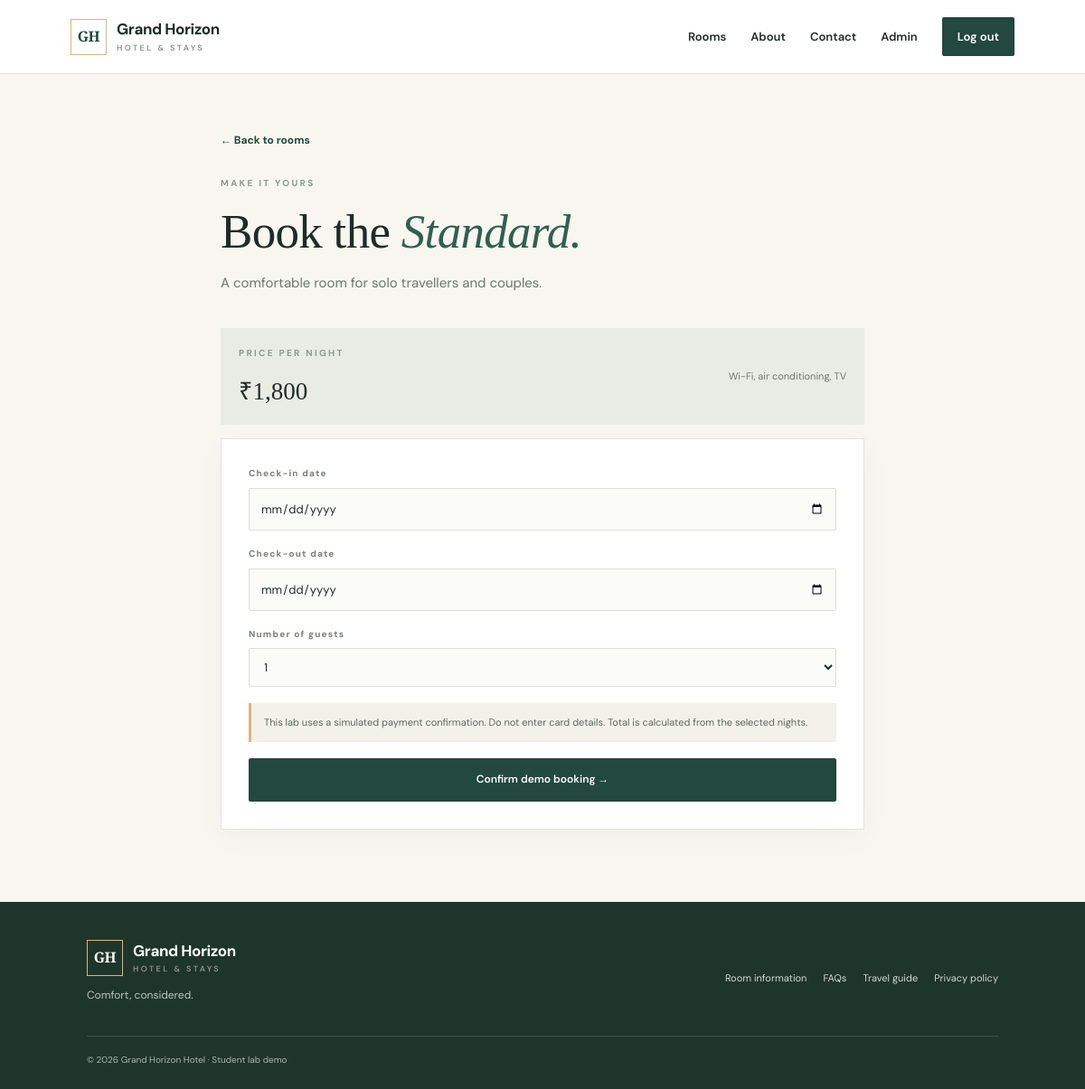
The app's page /book/1 (signed in) with its own data.
### tables this page shows
CREATE TABLE rooms (
            id INTEGER PRIMARY KEY AUTOINCREMENT,
            name TEXT NOT NULL UNIQUE,
            description TEXT NOT NULL,
            price REAL NOT NULL CHECK(price >= 0),
            quantity INTEGER NOT NULL CHECK(quantity >= 0),
            amenities TEXT NOT NULL
        );

### app.py (the view, shortened to what this page needs)
@app.route("/book/<int:room_id>", methods=["GET", "POST"])
@login_required
def book(room_id):
    with db() as con:
        room = con.execute("SELECT * FROM rooms WHERE id=?", (room_id,)).fetchone()
    if not room:
        abort(404)
    return render_template("booking.html", room=room, checkin=request.args.get("checkin", ""),
                           checkout=request.args.get("checkout", ""), guests=request.args.get("guests", "1"))

### app.py (called while the page is built)
def db():
    conn = sqlite3.connect(DB_PATH)
    conn.row_factory = sqlite3.Row
    conn.execute("PRAGMA foreign_keys = ON")
    return conn

def current_user():
    if "user_id" not in session:
        return None
    with db() as con:
        return con.execute("SELECT id,name,email,role FROM users WHERE id=?", (session["user_id"],)).fetchone()

def login_required(fn):
    @wraps(fn)
    def wrapper(*args, **kwargs):
        if not current_user():
            flash("Please log in to continue.", "warning")
            return redirect(url_for("login", next=request.path))
        return fn(*args, **kwargs)
    return wrapper

@app.context_processor
def inject_globals():
    return {"current_user": current_user(), "today": date.today().isoformat()}

### templates/booking.html
{% extends "base.html" %}{% block title %}Book {{ room.name }}{% endblock %}
{% block content %}<section class="narrow"><a class="text-link" href="{{ url_for('rooms') }}">← Back to rooms</a><div class="page-intro compact"><span class="eyebrow">MAKE IT YOURS</span><h1>Book the <em>{{ room.name }}.</em></h1><p>{{ room.description }}</p></div><div class="booking-summary"><div><span class="eyebrow">PRICE PER NIGHT</span><strong>₹{{ "{:,.0f}".format(room.price) }}</strong></div><p>{{ room.amenities }}</p></div><form class="form-card" method="post"><label>Check-in date<input type="date" name="checkin" min="{{ today }}" value="{{ checkin }}" required></label><label>Check-out date<input type="date" name="checkout" min="{{ today }}" value="{{ checkout }}" required></label><label>Number of guests<select name="guests">{% for n in range(1,13) %}<option value="{{ n }}" {% if guests|int == n %}selected{% endif %}>{{ n }}</option>{% endfor %}</select></label><div class="demo-note">This lab uses a simulated payment confirmation. Do not enter card details. Total is calculated from the selected nights.</div><button class="button full" type="submit">Confirm demo booking →</button></form></section>{% endblock %}

### static/style.css (style rules this page uses)
:root { --ink:#202b27;--muted:#6e7771;--paper:#f7f6f1;--white:#fff;--green:#23483d;--green2:#315f4f;--gold:#d7b77b;--line:#e5e4dc;--red:#9b3b35 }
* { box-sizing:border-box }
html { scroll-behavior:smooth }
body { margin:0;background:var(--paper);color:var(--ink);font-family:'DM Sans',sans-serif;font-size:15px;line-height:1.65 }
a { color:inherit;text-decoration:none }
button,input,select,textarea { font:inherit }
.eyebrow { font-size:10px;font-weight:700;letter-spacing:2.3px;color:#8c9b8e;display:block;margin-bottom:14px }
.hero h1 em,.auth-aside h1 em,.page-intro h1 em,.promise h2 em,.narrow h1 em { font-weight:500;color:#d9bd88 }
.button { display:inline-flex;align-items:center;justify-content:center;gap:12px;background:var(--green);color:white;border:1px solid var(--green);padding:13px 19px;border-radius:2px;cursor:pointer;font-weight:600;font-size:12px;transition:.2s }
.search-form label,.filter-bar label,.form-card label { display:flex;flex-direction:column;gap:7px;font-size:10px;letter-spacing:1.2px;font-weight:700;color:#778078 }
.search-form input,.search-form select,.filter-bar input,.filter-bar select,.form-card input,.form-card textarea,.form-card select { width:100%;padding:11px 12px;background:#fbfbf8;border:1px solid #dedfd7;color:var(--ink);outline:none;border-radius:2px;font-size:13px;letter-spacing:0;font-weight:400 }
.text-link { font-size:12px;font-weight:700;color:var(--green);white-space:nowrap }
.page-intro { padding:70px 8% 35px }
.page-intro h1,.narrow h1 { font:500 clamp(36px,4.5vw,53px)/1.2 'Playfair Display',serif;margin:0 0 12px;letter-spacing:-.7px }
.page-intro h1 em,.narrow h1 em { color:var(--green2) }
.page-intro p,.narrow>p { color:var(--muted);margin:0;max-width:600px }
.narrow { max-width:760px;padding:60px 24px 80px;margin:auto }
.compact { padding:28px 0 22px }
.form-card { background:#fff;border:1px solid var(--line);padding:30px;display:flex;flex-direction:column;gap:18px;box-shadow:0 8px 30px rgba(31,48,39,.035) }
.full { width:100% }
.demo-note { background:#f2f2eb;border-left:3px solid var(--gold);padding:12px 14px;font-size:11px;color:#5d675e;line-height:1.7 }
.booking-summary { display:flex;justify-content:space-between;align-items:center;gap:20px;padding:20px;background:#e9ece4;margin:15px 0 }
.booking-summary strong { font:500 27px 'Playfair Display',serif;display:block }
.booking-summary p { font-size:11px;color:var(--muted);max-width:260px }

### records on screen
rooms: name "Standard", description "A comfortable room for solo travellers and couples.", price "1,800", amenities "Wi-Fi, air conditioning, TV"

### other values on screen
form field guests "1"
